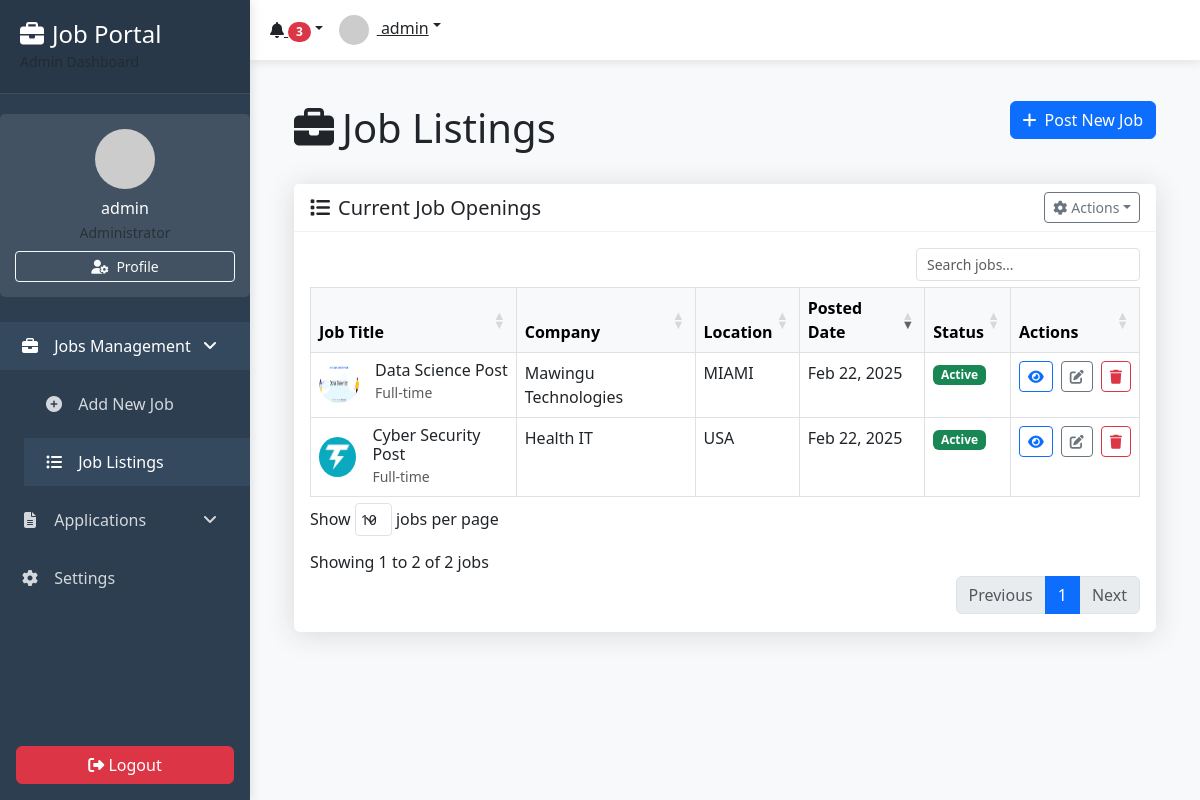
Page /job_list/ (signed in) on the earlier database version.
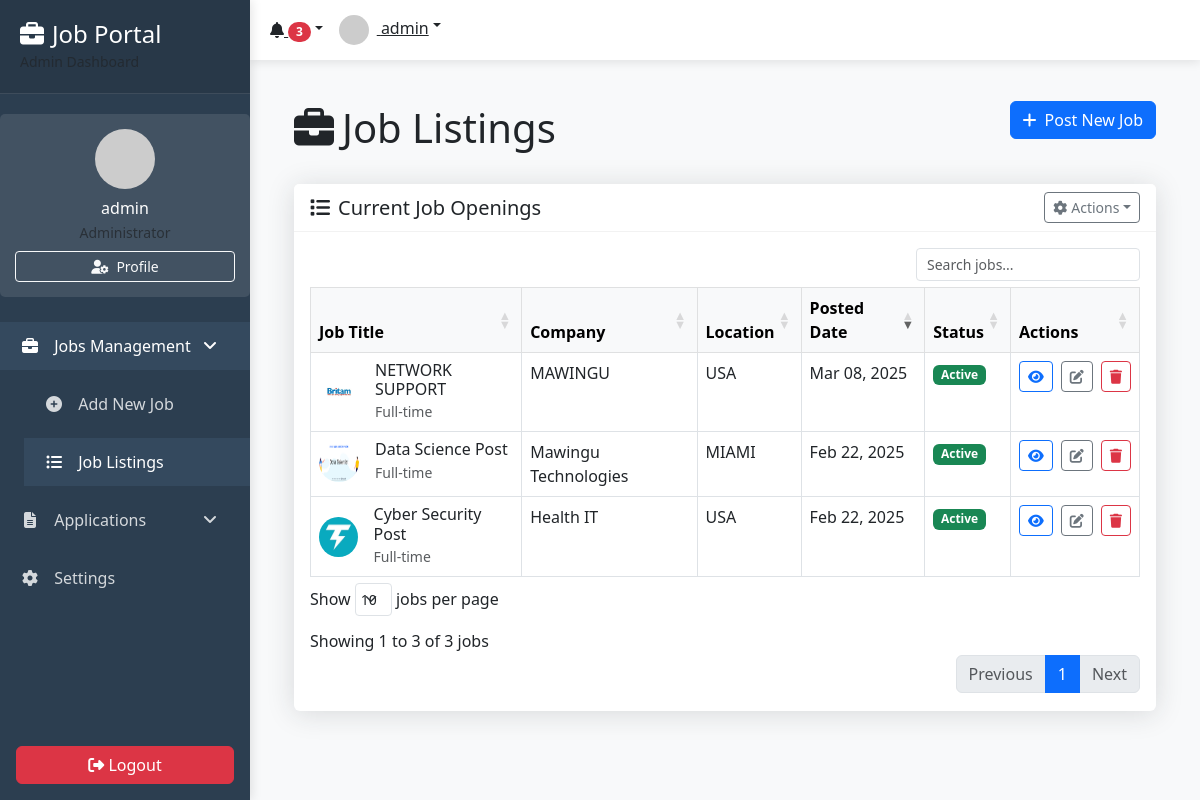
Same page on the later database version.
### jobs/models.py (models this page shows, shortened)
class Job(models.Model):
    JOB_TYPE_CHOICES = [
        ('Full-time', 'Full-time'),
        ('Part-time', 'Part-time'),
        ('Internship', 'Internship'),
        ('Freelance', 'Freelance'),
    ]
    title = models.CharField(max_length=255)
    company = models.CharField(max_length=255)
    location = models.CharField(max_length=255)
    description = models.TextField()
    salary = models.DecimalField(max_digits=10, decimal_places=2, null=True, blank=True)
    job_type = models.CharField(max_length=20, choices=JOB_TYPE_CHOICES)
    posted_at = models.DateTimeField(auto_now_add=True)
    logo = models.ImageField(upload_to='job_logos/', null=True, blank=True)  # New field for job logo

### jobs/views.py (the view)
# urls.py: path('job_list/', job_list, name='job_list'),
@login_required
def job_list(request):
    jobs = Job.objects.all().order_by('-posted_at')  # Fetch all jobs, sorted by latest first
    return render(request, 'job/job_list.html', {'jobs': jobs})

### templates/job/job_list.html (shortened to what the changed rows need)
{% extends 'user/admin-dashboard.html' %}
{% load static %}
{% block admin_content %}
<div class="container-fluid px-4">
    <div class="d-flex justify-content-between align-items-center mb-4">
        <h1 class="mt-4"><i class="fas fa-briefcase me-2"></i>Job Listings</h1>
    </div>
    <div class="card mb-4">
        <div class="card-body">
            <div class="table-responsive">
                <table id="jobsTable" class="table table-hover table-bordered" style="width:100%">
                    <thead class="table-light">
                        <tr>
                            <th>Job Title</th>
                            <th>Company</th>
                            <th>Location</th>
                            <th>Posted Date</th>
                            <th>Status</th>
                            <th>Actions</th>
                        </tr>
                    </thead>
                    <tbody>
                        {% for job in jobs %}
                        <tr>
                            <td>
                                <div class="d-flex align-items-center">
                                    {% if job.logo %}
                                    <img src="{{ job.logo.url }}" alt="{{ job.company }} logo" class="rounded-circle me-3" width="40" height="40">
                                    {% else %}
                                    <div class="bg-secondary rounded-circle d-flex align-items-center justify-content-center me-3" style="width: 40px; height: 40px;">
                                        <i class="fas fa-building text-white"></i>
                                    </div>
                                    {% endif %}
                                    <div>
                                        <h6 class="mb-0">{{ job.title }}</h6>
                                        <small class="text-muted">{{ job.job_type }}</small>
                                    </div>
                                </div>
                            </td>
                            <td>{{ job.company }}</td>
                            <td>{{ job.location }}</td>
                            <td data-order="{{ job.posted_at|date:'U' }}">{{ job.posted_at|date:"M d, Y" }}</td>
                            <td>
                                <span class="badge bg-success">Active</span>
                            </td>
                            <td>
                                <div class="d-flex gap-2">
                                    <a href="{% url 'job_detail' job.id %}" class="btn btn-sm btn-outline-primary" title="View">
                                        <i class="fas fa-eye"></i>
                                    </a>
                                    <a href="#" class="btn btn-sm btn-outline-secondary" title="Edit">
                                        <i class="fas fa-edit"></i>
                                    </a>
                                    <a href="#" class="btn btn-sm btn-outline-danger" title="Delete">
                                        <i class="fas fa-trash"></i>
                                    </a>
                                </div>
                            </td>
                        </tr>
                        {% empty %}
                        <tr>
                            <td colspan="6" class="text-center py-4">No job advertisements available.</td>
                        </tr>
                        {% endfor %}
                    </tbody>
                </table>
            </div>
        </div>
    </div>
</div>
<link rel="stylesheet" href="https://cdn.datatables.net/1.13.4/css/dataTables.bootstrap5.min.css">
<link rel="stylesheet" href="https://cdn.datatables.net/buttons/2.3.6/css/buttons.bootstrap5.min.css">
{% endblock %}

Differences in the rows shown:
added Job: logo (picture), title "NETWORK SUPPORT", job_type "Full-time", company "MAWINGU", location "USA", posted_at "Mar 08, 2025"
Other differences:
text written by a page script: "Show jobs per page Showing 1 to 2 of 2 jobs Previous 1 Next" → "Show jobs per page Showing 1 to 3 of 3 jobs Previous 1 Next"
